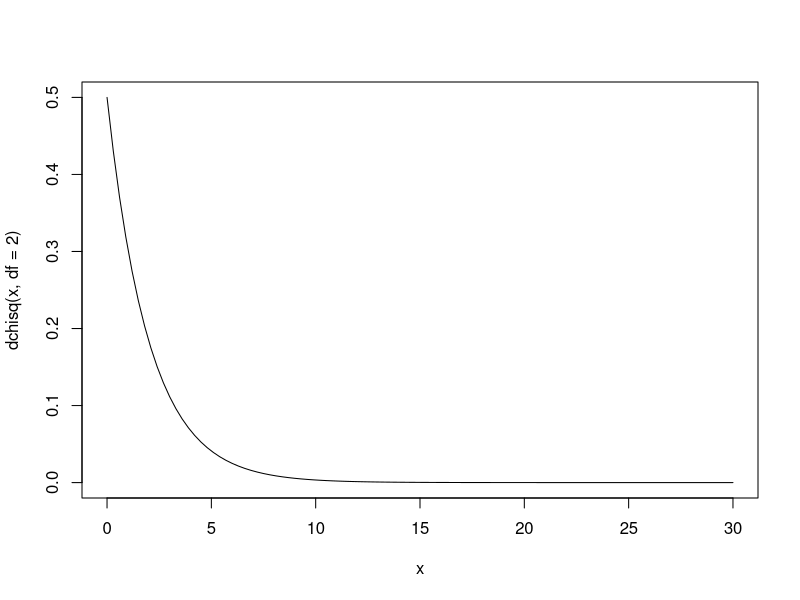
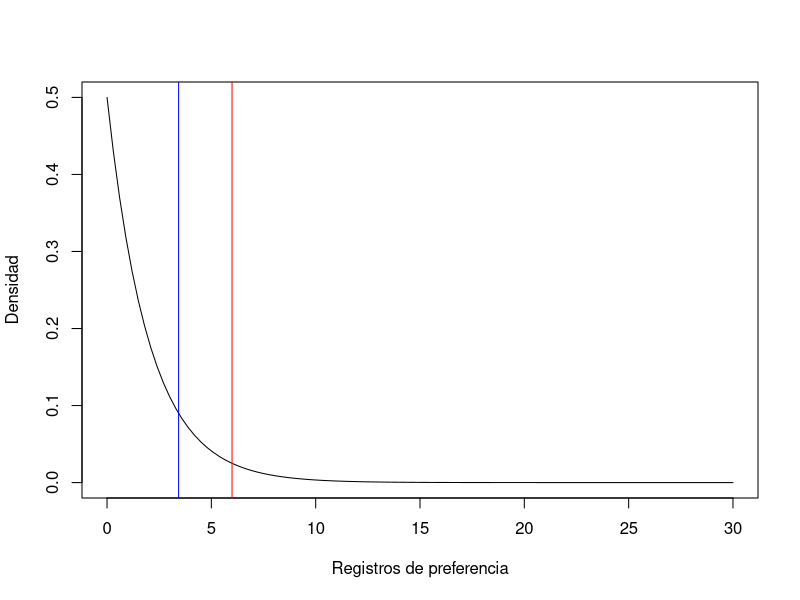
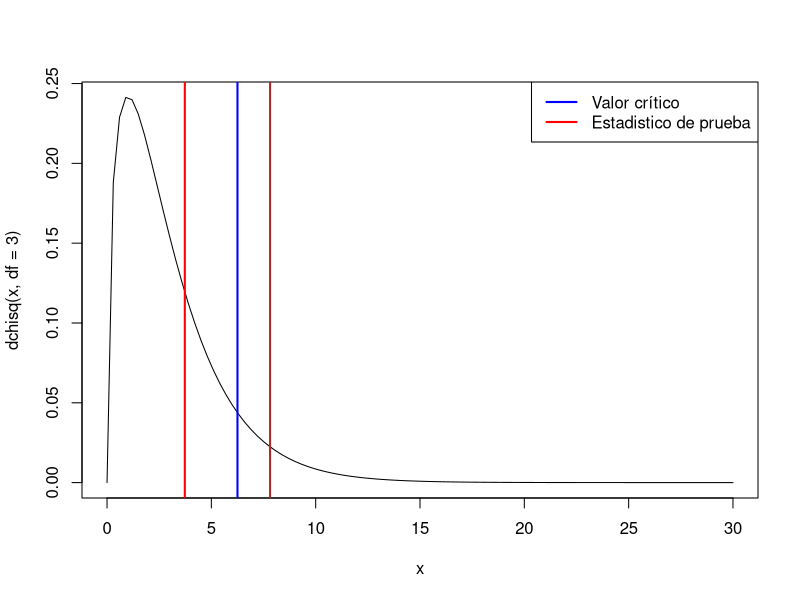

These charts were generated, in order, by the following R code:
curve(dchisq(x, df = 2), from = 0, to = 30)

Preferencias <- data.frame(genero = c("Hombre", "Hombre", "Hombre", "Mujer", "Mujer", "Mujer"),
                           producto = c("A", "B", "C", "A", "B", "C"),
                           frecuencia = c(20, 15, 25, 30, 25, 20))

tabla <- xtabs(frecuencia ~ genero + producto, data = Preferencias)
tabla

resultadox2 <- chisq.test(tabla)
resultadox2

resultadox2$parameter
resultadox2$statistic

valor_critico <- qchisq(0.95, df = 2)
valor_critico

curve(dchisq(x, df = 2), from = 0, to = 30, ylab = "Densidad", xlab = "Registros de preferencia")
abline(v = valor_critico, col = "red")
abline(v = resultadox2$statistic, col = "blue")

Alumnos <- c(10, 20, 15, 25, 17.5, 17.5, 17.5, 17.5)
Grupos <- c("Primero", "Segundo", "Tercero", "Cuarto")
Registros <- c("Observados", "Observados", "Observados", "Observados", "Esperados", "Esperados", "Esperados", "Esperados")

tabla_grupos <- data.frame(Grupos, Alumnos, Registros)
tabla_grupos

tabla <- xtabs(Alumnos ~ Grupos + Registros, data = tabla_grupos)
tabla

# Cuando la potencia de la prueba es superior al nivel de significancia no se debe rechazar la hipotésis
resultado <- chisq.test(tabla)
resultado

valor_critico_90 <- qchisq(0.90, df = 3)
valor_critico_95 <- qchisq(0.95, df = 3)


curve(dchisq(x, df = 3), from = 0, to = 30)
abline(v = valor_critico_90, col = "blue", lwd = 2)
abline(v = valor_critico_95, col = "brown", lwd = 2)
abline(v = resultado$statistic, col = "red", lwd = 2)
legend("topright", legend = c("Valor crítico", "Estadistico de prueba"),
       col = c("blue", "red"), lwd = 2)